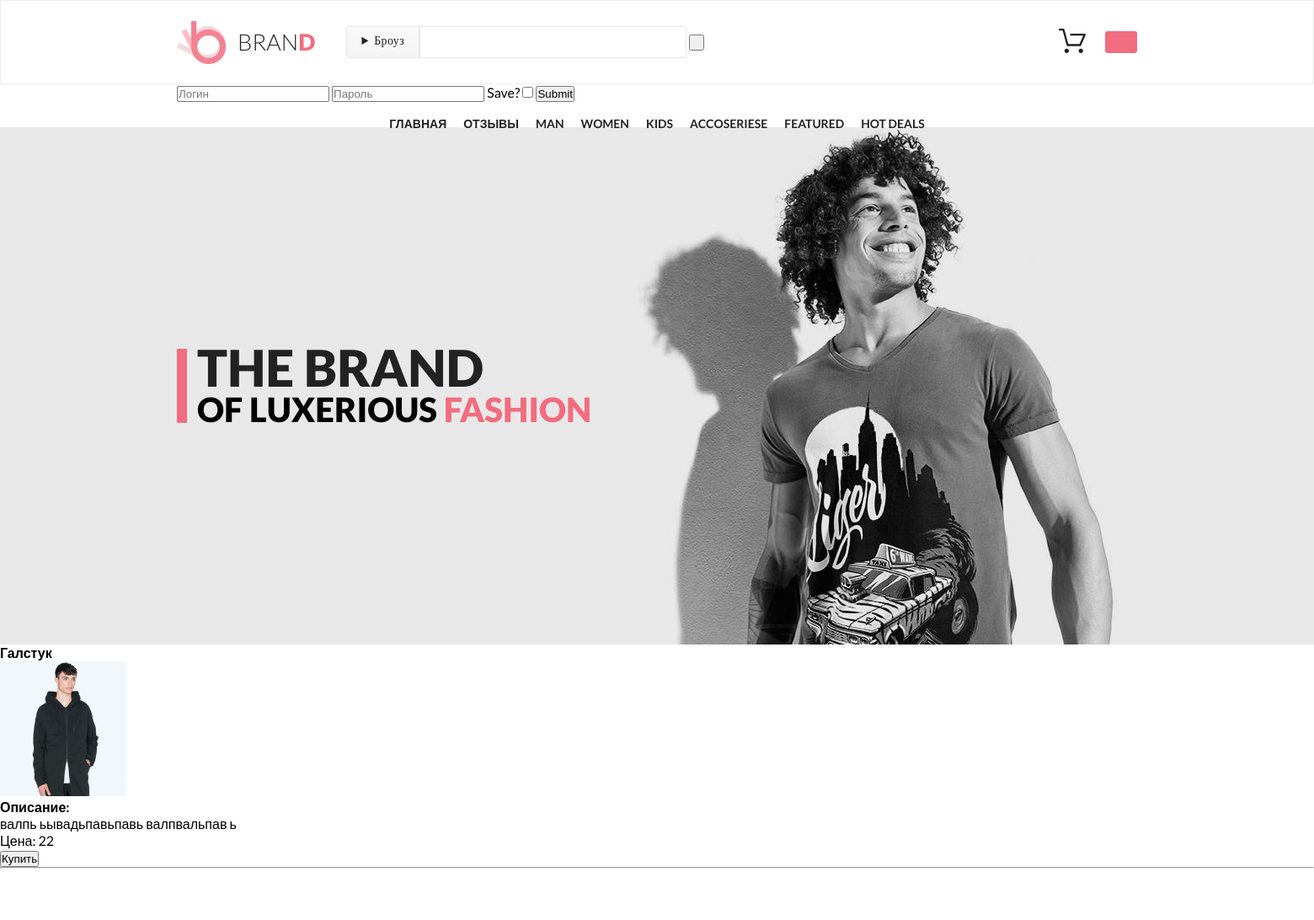
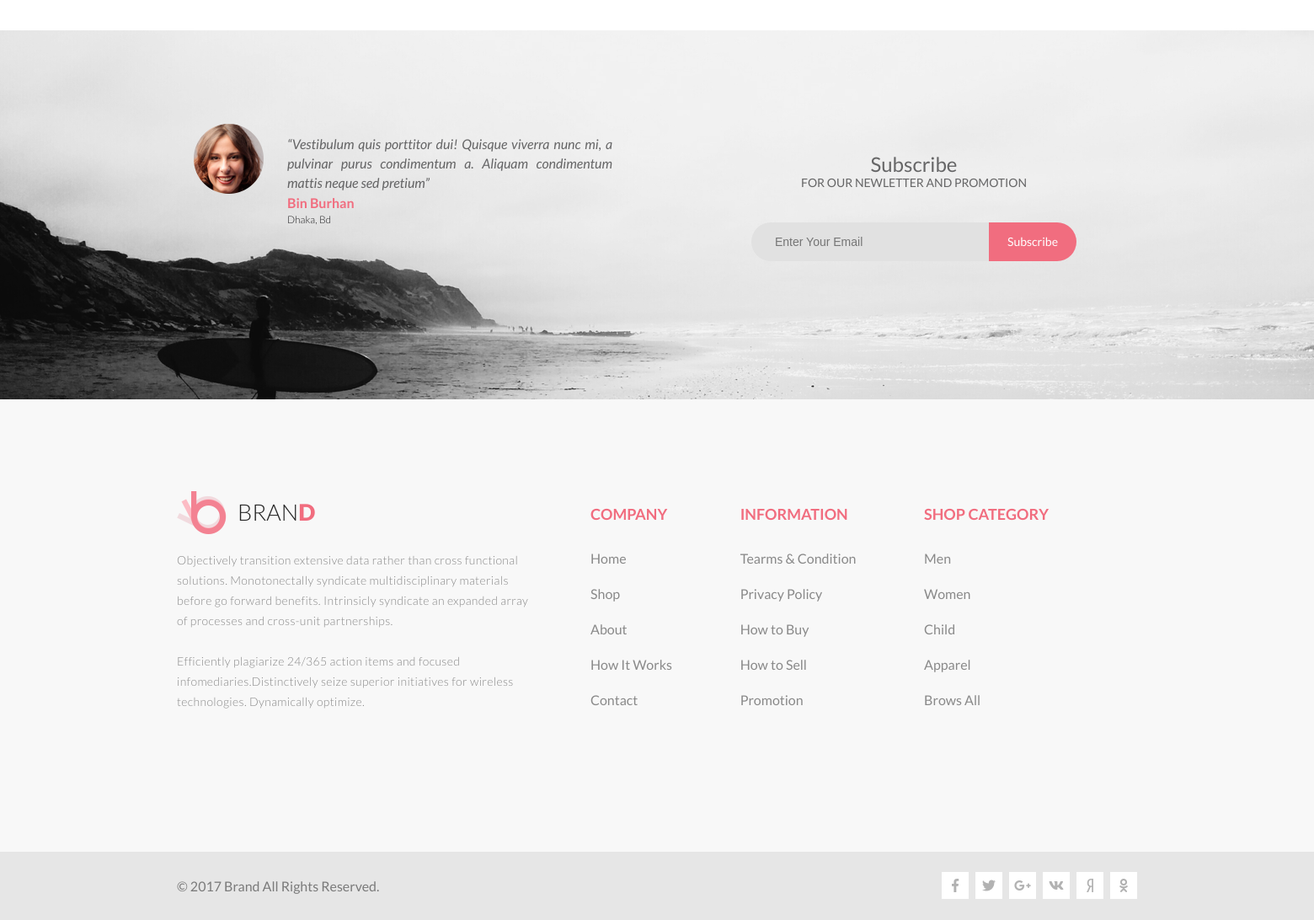
Screenshot of /item/1/ with the database file from the repository (2 pictures, top to bottom).
### tables this page shows
CREATE TABLE `goods` (
  `id` int(11) NOT NULL,
  `image` text NOT NULL,
  `name` text NOT NULL,
  `description` text NOT NULL,
  `price` int(11) NOT NULL
);

### engine/db.php (called while the page is built, shortened)
<?php
function getDb() {
    static $db = null;
    if (is_null($db)) {
        $db = @mysqli_connect(HOST, USER, PASS, DB) or die("Could not connect: " . mysqli_connect_error());
    }
    return $db;
}
function getAssocResult($sql)
{
    $db = getDb();
    $result = @mysqli_query($db, $sql) or die(mysqli_error($db));
    $array_result = [];
    while ($row = mysqli_fetch_assoc($result))
        $array_result[] = $row;
    return $array_result;
}

### engine/goods.php (called while the page is built, shortened)
<?php
function getOneGood($id) {
    $id = (int)$id;
    $sql = "SELECT * FROM goods WHERE id = {$id}";
    $result = getAssocResult($sql)[0];
    return $result;
}

### engine/controller.php (called while the page is built, shortened)
<?php
function prepareVariables($page, $action, $id)
{
    $params = [];
    $params['count'] = getBasketCount();
    switch ($page) {
        case 'item':
            $params['good'] = getOneGood($id);
            break;
    }
    return $params;
}

### views/item.php (the view)
<div>
    <b><?=$good['name']?></b><br>
    <img width="150" src="/img/<?=$good['image']?>" alt=""></a><br>
    <b>Описание:</b><br> <?=$good['description']?><br>
    Цена: <?=$good['price']?><br>
    <button class="buy" data-id="<?=$good['id']?>">Купить</button><hr>
</div>

### public/css/styles.css (style rules this page uses)
* { margin: 0; padding: 0; }
body { font-family: 'Lato', sans-serif; position: relative; }

### rows the page displays
goods: name "Галстук", image (picture), description "валпь ьывадьпавьпавь валпвальпав ь", price "22"
